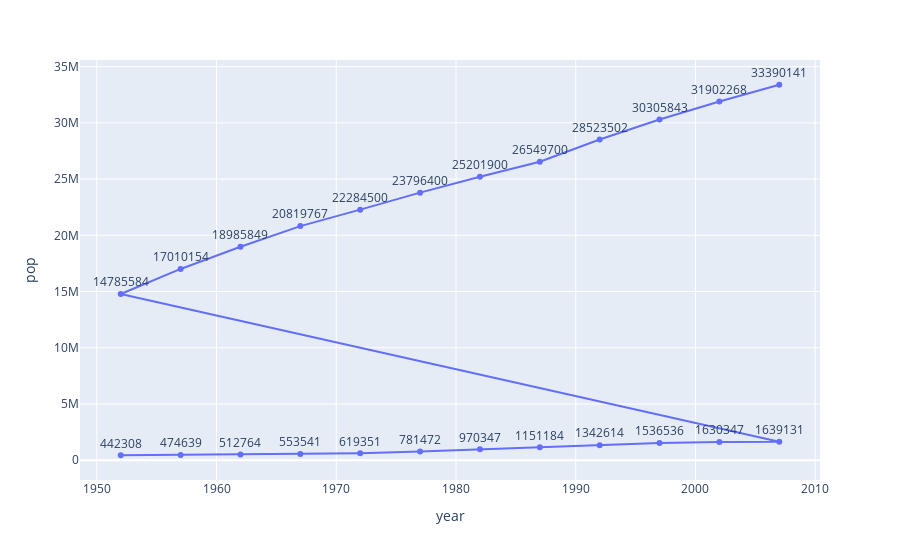

Notebook code for this chart:
### Markdown cell above
## text

### Code cell
fig = px.line(
    data_frame=gapminder,
    x='year',
    y='pop',
    text='pop'
)

fig.update_traces(textposition="top center")

fig.show()

### Figure 1 — Plotly figure (JSON) as saved in the notebook; plotly's stock layout.template omitted (floating-point values rounded to 4 significant figures)
{"data": [{"hovertemplate": "year=%{x}<br>pop=%{text}<extra></extra>", "legendgroup": "", "line": {"color": "#636efa", "dash": "solid"}, "marker": {"symbol": "circle"}, "mode": "markers+lines+text", "name": "", "orientation": "v", "showlegend": false, "text": [442308, 474639, 512764, 553541, 619351, 781472, 970347, 1151184, 1342614, 1536536, 1630347, 1639131, 14785584, 17010154, 18985849, 20819767, 22284500, 23796400, 25201900, 26549700, 28523502, 30305843, 31902268, 33390141], "textposition": "top center", "type": "scatter", "x": [1952, 1957, 1962, 1967, 1972, 1977, 1982, 1987, 1992, 1997, 2002, 2007, 1952, 1957, 1962, 1967, 1972, 1977, 1982, 1987, 1992, 1997, 2002, 2007], "xaxis": "x", "y": [442308, 474639, 512764, 553541, 619351, 781472, 970347, 1151184, 1342614, 1536536, 1630347, 1639131, 14785584, 17010154, 18985849, 20819767, 22284500, 23796400, 25201900, 26549700, 28523502, 30305843, 31902268, 33390141], "yaxis": "y"}], "layout": {"legend": {"tracegroupgap": 0}, "margin": {"t": 60}, "xaxis": {"anchor": "y", "domain": [0, 1], "title": {"text": "year"}}, "yaxis": {"anchor": "x", "domain": [0, 1], "title": {"text": "pop"}}}}
